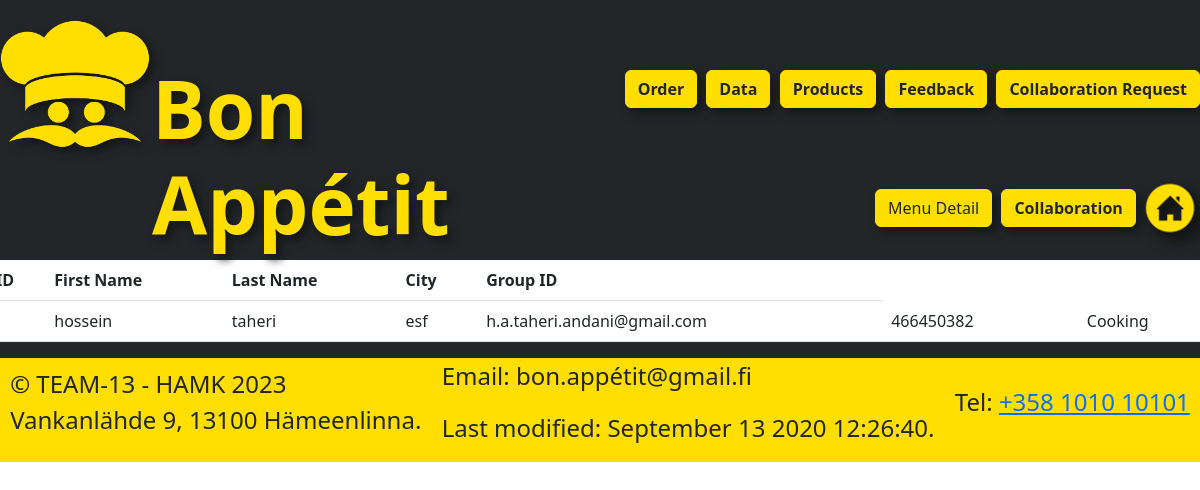
The app's page /read.php with its own data.
### tables this page shows
CREATE TABLE `collaboration` (
  `fname` varchar(60) NOT NULL,
  `lname` varchar(60) NOT NULL,
  `city` varchar(40) NOT NULL,
  `email` varchar(60) NOT NULL,
  `pnumber` int NOT NULL,
  `gender` varchar(40) NOT NULL,
  `section` varchar(40) NOT NULL
);

### read.php (the view, shortened to what this page needs)
<?php
include "header1.php";
include 'dbtaheri.php';
$sql = "select * from collaboration";
$result = $conn->query($sql);
if($result->num_rows > 0) {
    echo"
<table style = 'background-color: white' class='table'>
    <tr><th>ID</th><th>First Name</th><th>Last Name</th>
    <th>City</th><th>Group ID</th></tr>";
    while($row = $result->fetch_assoc()){
      echo"
    <tr>
    <td><a href='updatesingle.php?id=$row[id]' style='color:blue';>$row[id]</a></td>
    <td>$row[fname]</td>
    <td>$row[lname]</td>
    <td>$row[city]</td>
    <td>$row[email]</td>
    <td>$row[pnumber]</td>
    <td>$row[genger]</td>
    <td>$row[section]</td>
    </tr>
";
}
echo"</table>";
}
else
    {
        echo"NO Resulte";
    }
?>
<?php include "footer1.php" ?>

### records on screen
collaboration: fname "hossein", lname "taheri", city "esf", email "h.a.taheri.andani@gmail.com", pnumber "466450382", section "Cooking"

### other values on screen
$lastModified "September 13 2020 12:26:40."
